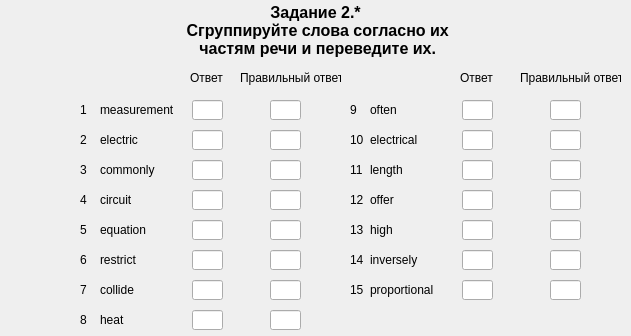
<?xml version="1.0" encoding="UTF-8"?>
<ui version="4.0">
 <class>Zadanie2_part1</class>
 <widget class="QWidget" name="Zadanie2_part1">
  <property name="geometry">
   <rect>
    <x>0</x>
    <y>0</y>
    <width>631</width>
    <height>336</height>
   </rect>
  </property>
  <property name="windowTitle">
   <string>Form</string>
  </property>
  <widget class="QLabel" name="label_title">
   <property name="geometry">
    <rect>
     <x>80</x>
     <y>0</y>
     <width>471</width>
     <height>61</height>
    </rect>
   </property>
   <property name="font">
    <font>
     <pointsize>12</pointsize>
     <weight>75</weight>
     <bold>true</bold>
     <strikeout>false</strikeout>
    </font>
   </property>
   <property name="cursor">
    <cursorShape>ArrowCursor</cursorShape>
   </property>
   <property name="text">
    <string>Задание 2.*
 Сгруппируйте слова согласно их
 частям речи и переведите их.</string>
   </property>
   <property name="textFormat">
    <enum>Qt::AutoText</enum>
   </property>
   <property name="alignment">
    <set>Qt::AlignCenter</set>
   </property>
  </widget>
  <widget class="QLabel" name="label_number_1">
   <property name="geometry">
    <rect>
     <x>80</x>
     <y>100</y>
     <width>16</width>
     <height>20</height>
    </rect>
   </property>
   <property name="text">
    <string>1</string>
   </property>
  </widget>
  <widget class="QLineEdit" name="lineEdit_answer_1">
   <property name="geometry">
    <rect>
     <x>192</x>
     <y>100</y>
     <width>31</width>
     <height>20</height>
    </rect>
   </property>
   <property name="text">
    <string/>
   </property>
  </widget>
  <widget class="QLabel" name="label_word_1">
   <property name="geometry">
    <rect>
     <x>100</x>
     <y>100</y>
     <width>81</width>
     <height>20</height>
    </rect>
   </property>
   <property name="text">
    <string>measurement</string>
   </property>
  </widget>
  <widget class="QLabel" name="label_word_2">
   <property name="geometry">
    <rect>
     <x>100</x>
     <y>130</y>
     <width>81</width>
     <height>20</height>
    </rect>
   </property>
   <property name="text">
    <string>electric</string>
   </property>
  </widget>
  <widget class="QLineEdit" name="lineEdit_answer_2">
   <property name="geometry">
    <rect>
     <x>192</x>
     <y>130</y>
     <width>31</width>
     <height>20</height>
    </rect>
   </property>
  </widget>
  <widget class="QLabel" name="label_number_2">
   <property name="geometry">
    <rect>
     <x>80</x>
     <y>130</y>
     <width>16</width>
     <height>20</height>
    </rect>
   </property>
   <property name="text">
    <string>2</string>
   </property>
  </widget>
  <widget class="QLabel" name="label_word_3">
   <property name="geometry">
    <rect>
     <x>100</x>
     <y>160</y>
     <width>81</width>
     <height>20</height>
    </rect>
   </property>
   <property name="text">
    <string>commonly</string>
   </property>
  </widget>
  <widget class="QLineEdit" name="lineEdit_answer_3">
   <property name="geometry">
    <rect>
     <x>192</x>
     <y>160</y>
     <width>31</width>
     <height>20</height>
    </rect>
   </property>
  </widget>
  <widget class="QLabel" name="label_number_3">
   <property name="geometry">
    <rect>
     <x>80</x>
     <y>160</y>
     <width>16</width>
     <height>20</height>
    </rect>
   </property>
   <property name="text">
    <string>3</string>
   </property>
  </widget>
  <widget class="QLabel" name="label_word_4">
   <property name="geometry">
    <rect>
     <x>100</x>
     <y>190</y>
     <width>81</width>
     <height>20</height>
    </rect>
   </property>
   <property name="text">
    <string>circuit</string>
   </property>
  </widget>
  <widget class="QLineEdit" name="lineEdit_answer_4">
   <property name="geometry">
    <rect>
     <x>192</x>
     <y>190</y>
     <width>31</width>
     <height>20</height>
    </rect>
   </property>
  </widget>
  <widget class="QLabel" name="label_number_4">
   <property name="geometry">
    <rect>
     <x>80</x>
     <y>190</y>
     <width>16</width>
     <height>20</height>
    </rect>
   </property>
   <property name="text">
    <string>4</string>
   </property>
  </widget>
  <widget class="QLabel" name="label_word_5">
   <property name="geometry">
    <rect>
     <x>100</x>
     <y>220</y>
     <width>81</width>
     <height>20</height>
    </rect>
   </property>
   <property name="text">
    <string>equation</string>
   </property>
  </widget>
  <widget class="QLineEdit" name="lineEdit_answer_5">
   <property name="geometry">
    <rect>
     <x>192</x>
     <y>220</y>
     <width>31</width>
     <height>20</height>
    </rect>
   </property>
  </widget>
  <widget class="QLabel" name="label_number_5">
   <property name="geometry">
    <rect>
     <x>80</x>
     <y>220</y>
     <width>16</width>
     <height>20</height>
    </rect>
   </property>
   <property name="text">
    <string>5</string>
   </property>
  </widget>
  <widget class="QLabel" name="label_word_6">
   <property name="geometry">
    <rect>
     <x>100</x>
     <y>250</y>
     <width>81</width>
     <height>20</height>
    </rect>
   </property>
   <property name="text">
    <string>restrict</string>
   </property>
  </widget>
  <widget class="QLineEdit" name="lineEdit_answer_6">
   <property name="geometry">
    <rect>
     <x>192</x>
     <y>250</y>
     <width>31</width>
     <height>20</height>
    </rect>
   </property>
  </widget>
  <widget class="QLabel" name="label_number_6">
   <property name="geometry">
    <rect>
     <x>80</x>
     <y>250</y>
     <width>16</width>
     <height>20</height>
    </rect>
   </property>
   <property name="text">
    <string>6</string>
   </property>
  </widget>
  <widget class="QLabel" name="label_word_7">
   <property name="geometry">
    <rect>
     <x>100</x>
     <y>280</y>
     <width>81</width>
     <height>20</height>
    </rect>
   </property>
   <property name="text">
    <string>collide</string>
   </property>
  </widget>
  <widget class="QLineEdit" name="lineEdit_answer_7">
   <property name="geometry">
    <rect>
     <x>192</x>
     <y>280</y>
     <width>31</width>
     <height>20</height>
    </rect>
   </property>
  </widget>
  <widget class="QLabel" name="label_number_7">
   <property name="geometry">
    <rect>
     <x>80</x>
     <y>280</y>
     <width>16</width>
     <height>20</height>
    </rect>
   </property>
   <property name="text">
    <string>7</string>
   </property>
  </widget>
  <widget class="QLabel" name="label_word_8">
   <property name="geometry">
    <rect>
     <x>100</x>
     <y>310</y>
     <width>81</width>
     <height>20</height>
    </rect>
   </property>
   <property name="text">
    <string>heat</string>
   </property>
  </widget>
  <widget class="QLineEdit" name="lineEdit_answer_8">
   <property name="geometry">
    <rect>
     <x>192</x>
     <y>310</y>
     <width>31</width>
     <height>20</height>
    </rect>
   </property>
  </widget>
  <widget class="QLabel" name="label_number_8">
   <property name="geometry">
    <rect>
     <x>80</x>
     <y>310</y>
     <width>16</width>
     <height>20</height>
    </rect>
   </property>
   <property name="text">
    <string>8</string>
   </property>
  </widget>
  <widget class="QLabel" name="label_word_9">
   <property name="geometry">
    <rect>
     <x>370</x>
     <y>100</y>
     <width>81</width>
     <height>20</height>
    </rect>
   </property>
   <property name="text">
    <string>often</string>
   </property>
  </widget>
  <widget class="QLineEdit" name="lineEdit_answer_9">
   <property name="geometry">
    <rect>
     <x>462</x>
     <y>100</y>
     <width>31</width>
     <height>20</height>
    </rect>
   </property>
  </widget>
  <widget class="QLabel" name="label_number_9">
   <property name="geometry">
    <rect>
     <x>350</x>
     <y>100</y>
     <width>16</width>
     <height>20</height>
    </rect>
   </property>
   <property name="text">
    <string>9</string>
   </property>
  </widget>
  <widget class="QLabel" name="label_word_10">
   <property name="geometry">
    <rect>
     <x>370</x>
     <y>130</y>
     <width>81</width>
     <height>20</height>
    </rect>
   </property>
   <property name="text">
    <string>electrical</string>
   </property>
  </widget>
  <widget class="QLineEdit" name="lineEdit_answer_10">
   <property name="geometry">
    <rect>
     <x>462</x>
     <y>130</y>
     <width>31</width>
     <height>20</height>
    </rect>
   </property>
  </widget>
  <widget class="QLabel" name="label_number_10">
   <property name="geometry">
    <rect>
     <x>350</x>
     <y>130</y>
     <width>16</width>
     <height>20</height>
    </rect>
   </property>
   <property name="text">
    <string>10</string>
   </property>
  </widget>
  <widget class="QLabel" name="label_word_11">
   <property name="geometry">
    <rect>
     <x>370</x>
     <y>160</y>
     <width>81</width>
     <height>20</height>
    </rect>
   </property>
   <property name="text">
    <string>length</string>
   </property>
  </widget>
  <widget class="QLineEdit" name="lineEdit_answer_11">
   <property name="geometry">
    <rect>
     <x>462</x>
     <y>160</y>
     <width>31</width>
     <height>20</height>
    </rect>
   </property>
  </widget>
  <widget class="QLabel" name="label_number_11">
   <property name="geometry">
    <rect>
     <x>350</x>
     <y>160</y>
     <width>16</width>
     <height>20</height>
    </rect>
   </property>
   <property name="text">
    <string>11</string>
   </property>
  </widget>
  <widget class="QLabel" name="label_word_12">
   <property name="geometry">
    <rect>
     <x>370</x>
     <y>190</y>
     <width>81</width>
     <height>20</height>
    </rect>
   </property>
   <property name="text">
    <string>offer</string>
   </property>
  </widget>
  <widget class="QLineEdit" name="lineEdit_answer_12">
   <property name="geometry">
    <rect>
     <x>462</x>
     <y>190</y>
     <width>31</width>
     <height>20</height>
    </rect>
   </property>
  </widget>
  <widget class="QLabel" name="label_number_12">
   <property name="geometry">
    <rect>
     <x>350</x>
     <y>190</y>
     <width>16</width>
     <height>20</height>
    </rect>
   </property>
   <property name="text">
    <string>12</string>
   </property>
  </widget>
  <widget class="QLabel" name="label_word_13">
   <property name="geometry">
    <rect>
     <x>370</x>
     <y>220</y>
     <width>81</width>
     <height>20</height>
    </rect>
   </property>
   <property name="text">
    <string>high</string>
   </property>
  </widget>
  <widget class="QLineEdit" name="lineEdit_answer_13">
   <property name="geometry">
    <rect>
     <x>462</x>
     <y>220</y>
     <width>31</width>
     <height>20</height>
    </rect>
   </property>
  </widget>
  <widget class="QLabel" name="label_number_13">
   <property name="geometry">
    <rect>
     <x>350</x>
     <y>220</y>
     <width>16</width>
     <height>20</height>
    </rect>
   </property>
   <property name="text">
    <string>13</string>
   </property>
  </widget>
  <widget class="QLabel" name="label_word_14">
   <property name="geometry">
    <rect>
     <x>370</x>
     <y>250</y>
     <width>81</width>
     <height>20</height>
    </rect>
   </property>
   <property name="text">
    <string>inversely</string>
   </property>
  </widget>
  <widget class="QLineEdit" name="lineEdit_answer_14">
   <property name="geometry">
    <rect>
     <x>462</x>
     <y>250</y>
     <width>31</width>
     <height>20</height>
    </rect>
   </property>
  </widget>
  <widget class="QLabel" name="label_number_14">
   <property name="geometry">
    <rect>
     <x>350</x>
     <y>250</y>
     <width>16</width>
     <height>20</height>
    </rect>
   </property>
   <property name="text">
    <string>14</string>
   </property>
  </widget>
  <widget class="QLabel" name="label_word_15">
   <property name="geometry">
    <rect>
     <x>370</x>
     <y>280</y>
     <width>81</width>
     <height>20</height>
    </rect>
   </property>
   <property name="text">
    <string>proportional</string>
   </property>
  </widget>
  <widget class="QLineEdit" name="lineEdit_answer_15">
   <property name="geometry">
    <rect>
     <x>462</x>
     <y>280</y>
     <width>31</width>
     <height>20</height>
    </rect>
   </property>
  </widget>
  <widget class="QLabel" name="label_number_15">
   <property name="geometry">
    <rect>
     <x>350</x>
     <y>280</y>
     <width>16</width>
     <height>20</height>
    </rect>
   </property>
   <property name="text">
    <string>15</string>
   </property>
  </widget>
  <widget class="QLineEdit" name="lineEdit_answer_16">
   <property name="geometry">
    <rect>
     <x>270</x>
     <y>100</y>
     <width>31</width>
     <height>20</height>
    </rect>
   </property>
   <property name="text">
    <string/>
   </property>
  </widget>
  <widget class="QLineEdit" name="lineEdit_answer_17">
   <property name="geometry">
    <rect>
     <x>270</x>
     <y>130</y>
     <width>31</width>
     <height>20</height>
    </rect>
   </property>
   <property name="text">
    <string/>
   </property>
  </widget>
  <widget class="QLineEdit" name="lineEdit_answer_18">
   <property name="geometry">
    <rect>
     <x>270</x>
     <y>160</y>
     <width>31</width>
     <height>20</height>
    </rect>
   </property>
   <property name="text">
    <string/>
   </property>
  </widget>
  <widget class="QLineEdit" name="lineEdit_answer_19">
   <property name="geometry">
    <rect>
     <x>270</x>
     <y>190</y>
     <width>31</width>
     <height>20</height>
    </rect>
   </property>
   <property name="text">
    <string/>
   </property>
  </widget>
  <widget class="QLineEdit" name="lineEdit_answer_20">
   <property name="geometry">
    <rect>
     <x>270</x>
     <y>220</y>
     <width>31</width>
     <height>20</height>
    </rect>
   </property>
   <property name="text">
    <string/>
   </property>
  </widget>
  <widget class="QLineEdit" name="lineEdit_answer_21">
   <property name="geometry">
    <rect>
     <x>270</x>
     <y>250</y>
     <width>31</width>
     <height>20</height>
    </rect>
   </property>
   <property name="text">
    <string/>
   </property>
  </widget>
  <widget class="QLineEdit" name="lineEdit_answer_22">
   <property name="geometry">
    <rect>
     <x>270</x>
     <y>280</y>
     <width>31</width>
     <height>20</height>
    </rect>
   </property>
   <property name="text">
    <string/>
   </property>
  </widget>
  <widget class="QLineEdit" name="lineEdit_answer_23">
   <property name="geometry">
    <rect>
     <x>270</x>
     <y>310</y>
     <width>31</width>
     <height>20</height>
    </rect>
   </property>
   <property name="text">
    <string/>
   </property>
  </widget>
  <widget class="QLineEdit" name="lineEdit_answer_24">
   <property name="geometry">
    <rect>
     <x>550</x>
     <y>100</y>
     <width>31</width>
     <height>20</height>
    </rect>
   </property>
   <property name="text">
    <string/>
   </property>
  </widget>
  <widget class="QLineEdit" name="lineEdit_answer_25">
   <property name="geometry">
    <rect>
     <x>550</x>
     <y>130</y>
     <width>31</width>
     <height>20</height>
    </rect>
   </property>
   <property name="text">
    <string/>
   </property>
  </widget>
  <widget class="QLineEdit" name="lineEdit_answer_26">
   <property name="geometry">
    <rect>
     <x>550</x>
     <y>160</y>
     <width>31</width>
     <height>20</height>
    </rect>
   </property>
   <property name="text">
    <string/>
   </property>
  </widget>
  <widget class="QLineEdit" name="lineEdit_answer_27">
   <property name="geometry">
    <rect>
     <x>550</x>
     <y>190</y>
     <width>31</width>
     <height>20</height>
    </rect>
   </property>
   <property name="text">
    <string/>
   </property>
  </widget>
  <widget class="QLineEdit" name="lineEdit_answer_28">
   <property name="geometry">
    <rect>
     <x>550</x>
     <y>220</y>
     <width>31</width>
     <height>20</height>
    </rect>
   </property>
   <property name="text">
    <string/>
   </property>
  </widget>
  <widget class="QLineEdit" name="lineEdit_answer_29">
   <property name="geometry">
    <rect>
     <x>550</x>
     <y>250</y>
     <width>31</width>
     <height>20</height>
    </rect>
   </property>
   <property name="text">
    <string/>
   </property>
  </widget>
  <widget class="QLineEdit" name="lineEdit_answer_30">
   <property name="geometry">
    <rect>
     <x>550</x>
     <y>280</y>
     <width>31</width>
     <height>20</height>
    </rect>
   </property>
   <property name="text">
    <string/>
   </property>
  </widget>
  <widget class="QLabel" name="label_2">
   <property name="geometry">
    <rect>
     <x>190</x>
     <y>70</y>
     <width>41</width>
     <height>16</height>
    </rect>
   </property>
   <property name="text">
    <string>Ответ</string>
   </property>
  </widget>
  <widget class="QLabel" name="label">
   <property name="geometry">
    <rect>
     <x>240</x>
     <y>70</y>
     <width>101</width>
     <height>16</height>
    </rect>
   </property>
   <property name="text">
    <string>Правильный ответ</string>
   </property>
  </widget>
  <widget class="QLabel" name="label_3">
   <property name="geometry">
    <rect>
     <x>520</x>
     <y>70</y>
     <width>101</width>
     <height>16</height>
    </rect>
   </property>
   <property name="text">
    <string>Правильный ответ</string>
   </property>
  </widget>
  <widget class="QLabel" name="label_4">
   <property name="geometry">
    <rect>
     <x>460</x>
     <y>70</y>
     <width>41</width>
     <height>16</height>
    </rect>
   </property>
   <property name="text">
    <string>Ответ</string>
   </property>
  </widget>
 </widget>
 <resources/>
 <connections/>
</ui>
